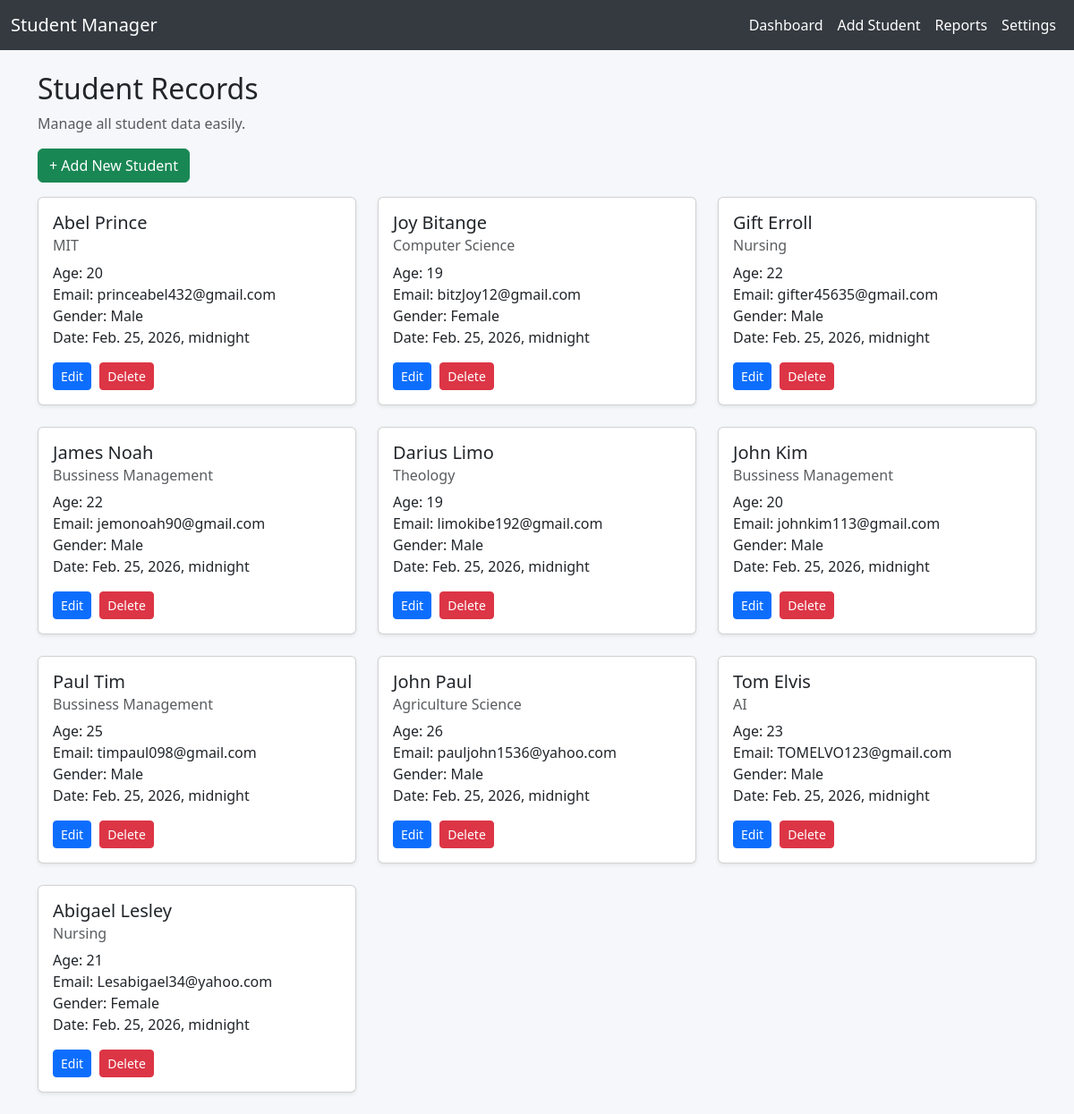
Before: / with the older database file.
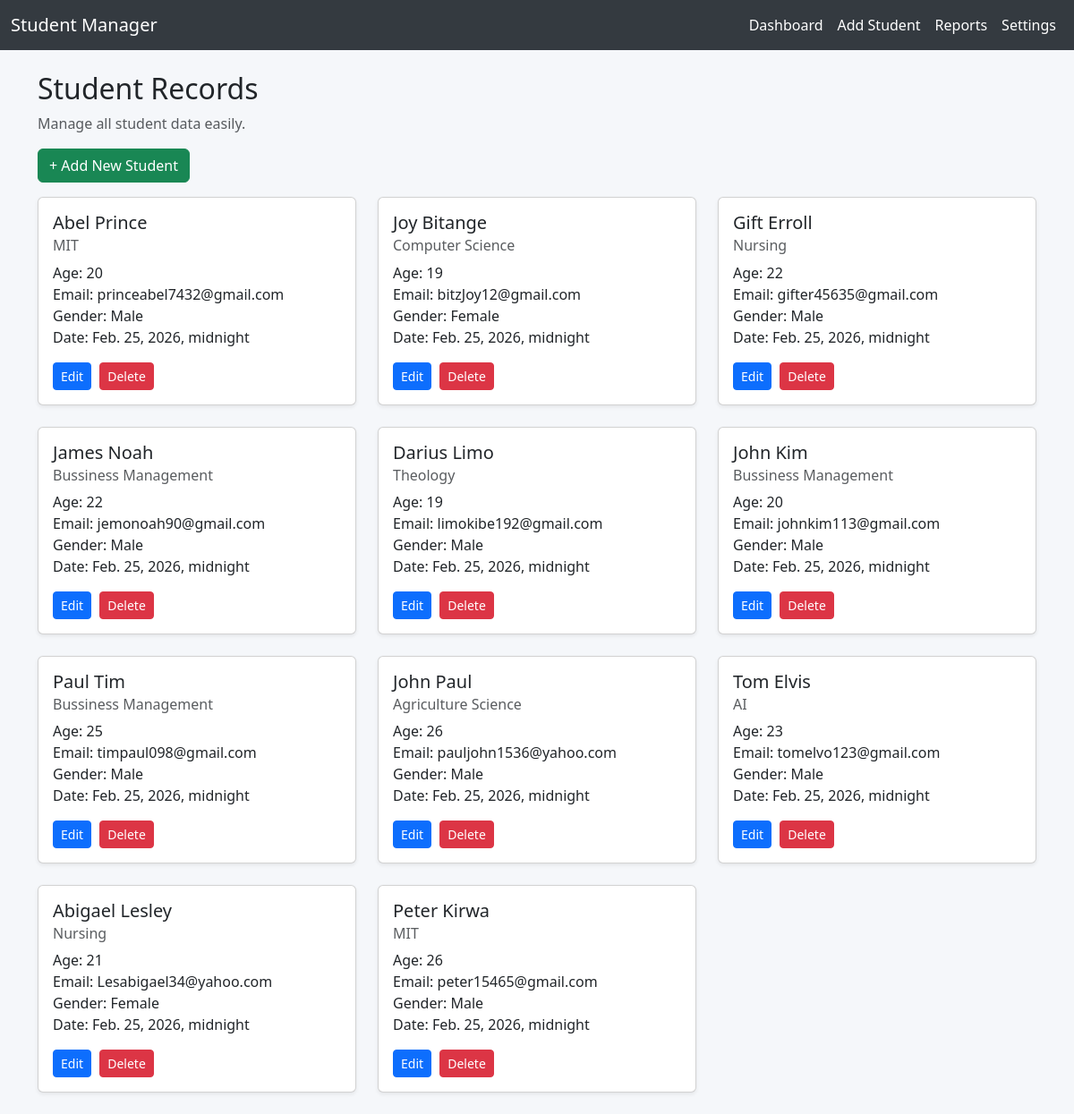
After: the same page with the newer database file.
### Dashboard/models.py (models this page shows, shortened)
class Student(models.Model):
    name = models.CharField(max_length=20)
    course = models.CharField(max_length=30)
    age = models.IntegerField()
    email = models.EmailField()
    gender = models.CharField(
        max_length=20,
        choices=[
            ('Male', 'Male'),
            ('Female', 'Female'),
        ],
        default='Male',)
    date = models.DateField()

### Dashboard/views.py (the view)
# urls.py: path('', views.dashboard, name='dashboard'),
def dashboard(request):
    students = Student.objects.all()
    return render(request, 'dashboard.html', {'students': students})

### Dashboard/templates/dashboard.html (shortened to what this page needs)
{% load static %}
<html lang="en">
<head>
    <link href="https://cdn.jsdelivr.net/npm/bootstrap@5.3.0/dist/css/bootstrap.min.css" rel="stylesheet">
    <link rel="stylesheet" href="{% static 'css/main.css'%}">
</head>
<body>
<nav class="navbar navbar-expand-lg">
    <div class="container-fluid">
        <a class="navbar-brand" href="#">Student Manager</a>
        <div class="collapse navbar-collapse">
            <ul class="navbar-nav ms-auto">
                <li class="nav-item"><a class="nav-link" href="#">Dashboard</a></li>
                <li class="nav-item"><a class="nav-link" href="{% url 'add_student' %}">Add Student</a></li>
                <li class="nav-item"><a class="nav-link" href="#">Reports</a></li>
                <li class="nav-item"><a class="nav-link" href="#">Settings</a></li>
            </ul>
        </div>
    </div>
</nav>
<div class="container mt-4">
    <h2>Student Records</h2>
    <p class="text-muted">Manage all student data easily.</p>
    <div class="mb-3">
        <a href="{% url 'add_student' %}" class="btn btn-success">+ Add New Student</a>
    </div>
    <div class="row">
         {% for student in students %}
           <div class="col-md-4">
            <div class="card shadow-sm mb-4">
                <div class="card-body">
                    <h5 class="card-title">{{ student.name }}</h5>
                    <h6 class="card-subtitle mb-2 text-muted">{{ student.course }}</h6>
                    <p class="card-text">Age: {{ student.age }}<br>Email: {{ student.email }}<br>Gender: {{ student.gender }}<br>Date: {{ student.date }}</p>
                    <div class="card-actions">
                        <a href="{% url 'update_student' student.id %}" class="btn btn-sm btn-primary">Edit</a>
                        <a href="#" class="btn btn-sm btn-danger">Delete</a>
                    </div>
                </div>
            </div>
        </div>
         {% endfor %}
    </div>
</div>
</body>
</html>

### static/css/main.css (style rules this page uses)
body { background-color: #f5f7fa; }
.navbar { background-color: #343a40; }
.navbar-brand, .nav-link { color: white !important; }
.card-actions a { margin-right: 5px; }

Changed rows visible on the page:
changed Student "Abel Prince": email "princeabel432@gmail.com" → "princeabel7432@gmail.com"
changed Student "Tom Elvis": email "TOMELVO123@gmail.com" → "tomelvo123@gmail.com"
added Student: name "Peter Kirwa", course "MIT", age "26", email "peter15465@gmail.com", gender "Male", date "Feb. 25, 2026, midnight"
